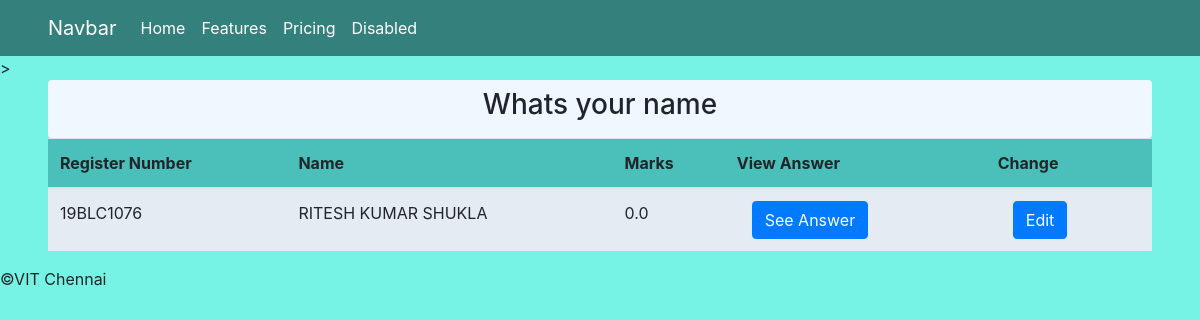
The page /question/studentlist/9 on the database its author committed.
### OCR/models.py (models this page shows, shortened)
class Question(models.Model):
    question_desc=models.CharField(max_length=200)
    correct_answer=models.CharField(max_length=200)
    marks=models.FloatField()

class Answer(models.Model):
    question=models.ForeignKey(Question,on_delete=models.CASCADE)
    student=models.ForeignKey(Student,on_delete=models.CASCADE)
    submitted=models.ImageField()
    awarded_marks=models.FloatField(null=True,default=True)

class Student(models.Model):
    user=models.ForeignKey(User,on_delete=models.CASCADE)
    name=models.CharField(max_length=200)
    register_number=models.CharField(max_length=200,null=True,blank=True)

### OCR/views.py (the view)
# urls.py: path("question/studentlist/<str:pk>",views.student_list_question),
def student_list_question(request,pk):
    question=Question.objects.get(id=pk)
    answer=Answer.objects.filter(question=Question.objects.get(id=pk))
    return render(request,"student_List_Question.html",{"answer":answer,"question":question})

### OCR/templates/student_List_Question.html (shortened to what this page needs)
<!DOCTYPE html>
<html lang="en">
<head>
    <link rel="stylesheet" href="https://cdn.jsdelivr.net/npm/bootstrap@4.0.0/dist/css/bootstrap.min.css"
>
</head>
<body style="background-color: #77f3e5;">
    <nav class="navbar navbar-expand-lg navbar-light px-5" style="background-color: #34807c; color: white;">
        <a class="navbar-brand" href="#" style="color: white;">Navbar</a>
        <div class="collapse navbar-collapse" id="navbarNav">
          <ul class="navbar-nav">
            <li class="nav-item active">
              <a class="nav-link" href="#" style="color: white;">Home <span class="sr-only">(current)</span></a>
            </li>
            <li class="nav-item">
              <a class="nav-link" href="#" style="color: white;">Features</a>
            </li>
            <li class="nav-item">
              <a class="nav-link" href="#" style="color: white;">Pricing</a>
            </li>
            <li class="nav-item">
              <a class="nav-link " href="#" style="color: white;">Disabled</a>
            </li>
          </ul>
        </div>
      </nav>
>   <div class="mx-5 text-center p-2 rounded" style="background-color: aliceblue;">
        <h3>{{question.question_desc}}</h3>
    </div>
    <div class="mx-5 rounded">
        <table class="table table-hover table-striped">
            <thead style="background-color: #4bc0ba;">
                <tr>
                  <th scope="col">Register Number</th>
                  <th scope="col" >Name</th>
                  <th scope="col">Marks</th>
                  <th scope="col">View Answer</th>
                  <th scope="col" >Change</th>
                </tr>
              </thead>
              <tbody style="background-color: aliceblue;">
                {% for i in answer %}
                <tr>
                    <td>{{i.student.register_number}}</td>
                    <td>{{i.student.name}}</td>
                    <td>{{i.awarded_marks}}</td>
                    <td>
                        <div class="container-fluid">
                            <div class="row">
                                <div class="col">
                                    <a class="btn btn-primary " href="{{i.submitted.url}}" target="_blank"role="button" >See Answer</a>
                                </div>
                            </div>
                        </div>
                    </td>
                    <td>
                        <div class="container-fluid">
                            <div class="row">
                                <div class="col">
                                    <a class="btn btn-primary " href="{{i.submitted.url}}" target="_blank"role="button" >Edit</a>
                                </div>
                            </div>
                        </div>
                    </td>
                </tr>
                {% endfor %}
            </tbody>
        </table>
    </div>
        <div class="footer">
          <p>©VIT Chennai</p>
        </div>
</body>
</html>

### rows shown on the page
Question: question_desc "Whats your name"
Answer: student.register_number "19BLC1076", student.name "RITESH KUMAR SHUKLA", awarded_marks "0.0"
